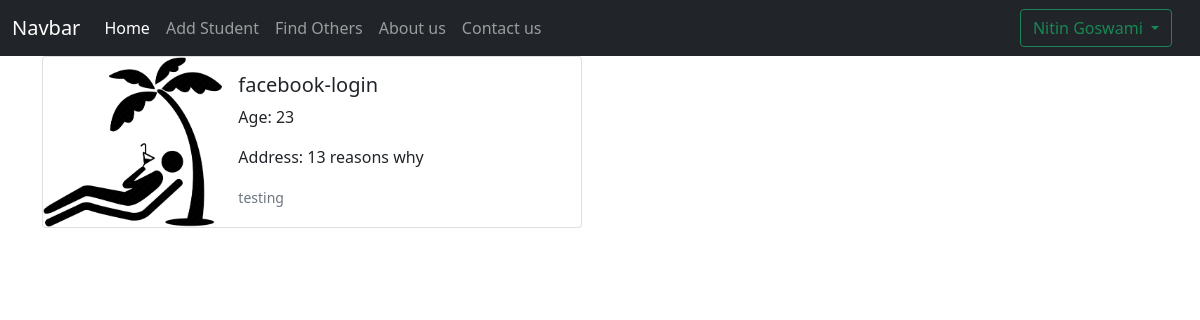
Page / (signed in) on the committed database.
### user/models.py (models this page shows, shortened)
class User(AbstractUser):
    email = models.EmailField(unique=True)
    address = models.TextField()
    image = models.ImageField(upload_to="user/profile")
    phone = models.CharField(max_length=20)
    USERNAME_FIELD = 'email'
    REQUIRED_FIELDS = []
    object = CustomUserManager()

class Student(models.Model):
    name = models.CharField(max_length=25)
    age = models.IntegerField()
    branch = models.CharField(max_length=20)
    address = models.CharField(max_length=100)
    image = models.ImageField(upload_to="user/student")

### user/views.py (the view)
# urls.py: path('', views.index, name='home'),
def index(request):
    if request.user.is_authenticated:
        students = Student.objects.all()
        context = {"students": students}
        return render(request, 'index.html', context)
    return redirect("/login")

### user/templates/index.html (shortened to what this page needs)
{% extends 'base.html' %}
{% block code %}
<div class="container">
    {% for student in students %}
    <div class="card mb-3" style="max-width: 540px;">
        <div class="row g-0">
          <div class="col-md-4">
            <img src="{{student.image.url}}" class="img-fluid rounded-start" alt="...">
          </div>
          <div class="col-md-8">
            <div class="card-body">
              <h5 class="card-title">{{student.name}}</h5>
              <p class="card-text">Age: {{student.age}}</p>
              <p class="card-text">Address: {{student.address}}</p>
              <p class="card-text"><small class="text-muted">{{student.branch}}</small></p>
            </div>
          </div>
        </div>
    </div>
    {% endfor %}
</div>
{% endblock code %}

### user/templates/base.html (shortened to what this page needs)
<!DOCTYPE html>
<html lang="en">
<head>
    <link href="https://cdn.jsdelivr.net/npm/bootstrap@5.1.3/dist/css/bootstrap.min.css" rel="stylesheet"
 />
</head>
<body>
    <nav class="navbar navbar-expand-lg navbar-dark bg-dark">
        <div class="container-fluid">
            <a class="navbar-brand" href="#">Navbar</a>
            <div class="collapse navbar-collapse" id="navbarSupportedContent">
                <ul class="navbar-nav me-auto mb-2 mb-lg-0">
                    <li class="nav-item">
                        <a class="nav-link active" aria-current="page" href="/">Home</a>
                    </li>
                    <li class="nav-item">
                        <a class="nav-link" href="/create_student">Add Student</a>
                    </li>
                    <li class="nav-item">
                        <a class="nav-link" href="/others">Find Others</a>
                    </li>
                    <li class="nav-item">
                        <a class="nav-link" href="/about">About us</a>
                    </li>
                    <li class="nav-item">
                        <a class="nav-link" href="/contact">Contact us</a>
                    </li>
                </ul>
                {% if user.is_authenticated %}
                <div class="btn-group mx-3">
                    <button type="button" class="btn btn-outline-success dropdown-toggle" data-bs-toggle="dropdown" aria-expanded="false">
                      {{user.first_name}} {{user.last_name}}
                    </button>
                  </div>
                {% endif %}
            </div>
        </div>
    </nav>
    {% block code %} {% endblock code %}
</body>
</html>

### rows in the picture
User: first_name "Nitin", last_name "Goswami"
Student: image (picture), name "facebook-login", age "23", address "13 reasons why", branch "testing"
